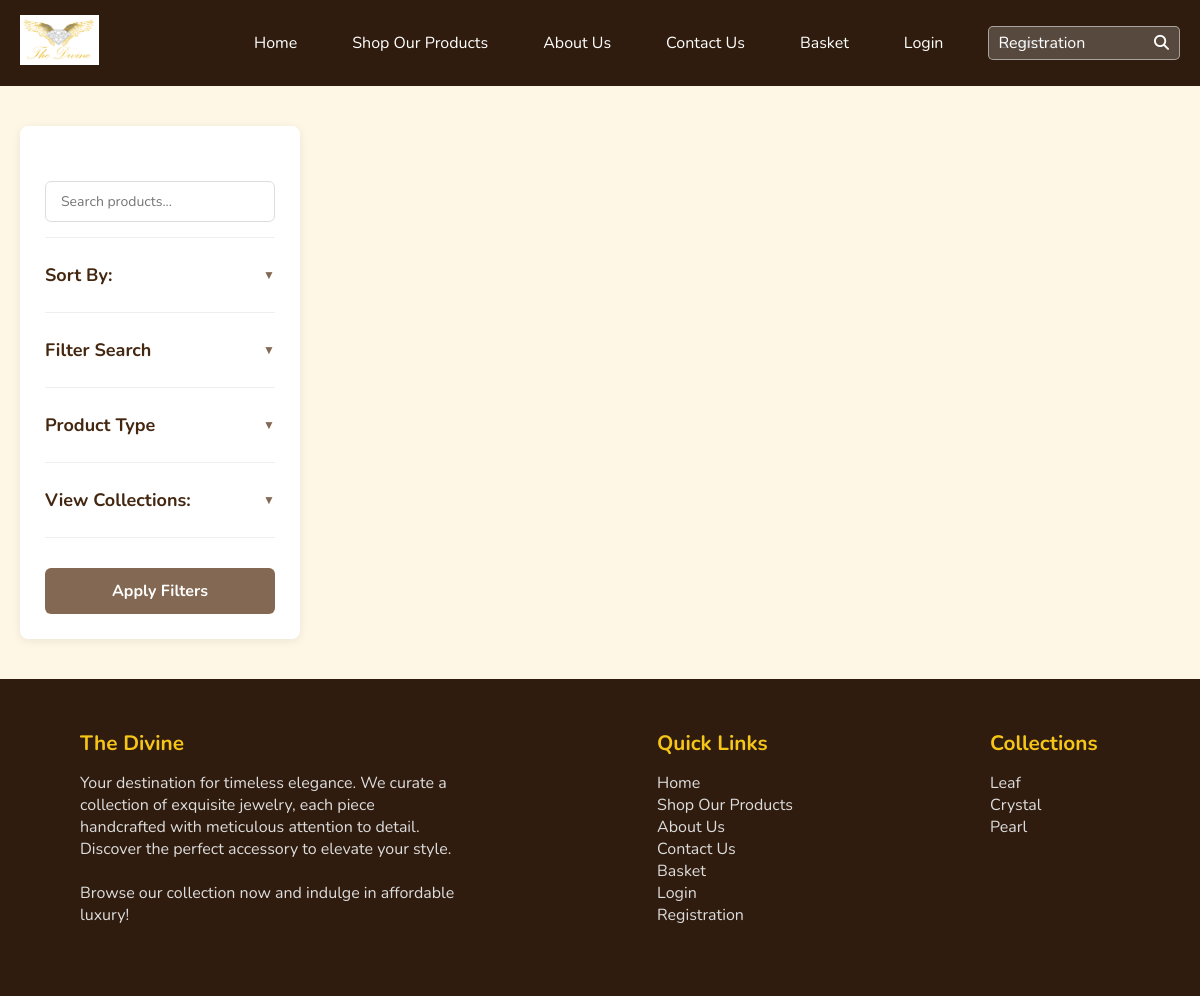
Before: /products/ with the older database file.
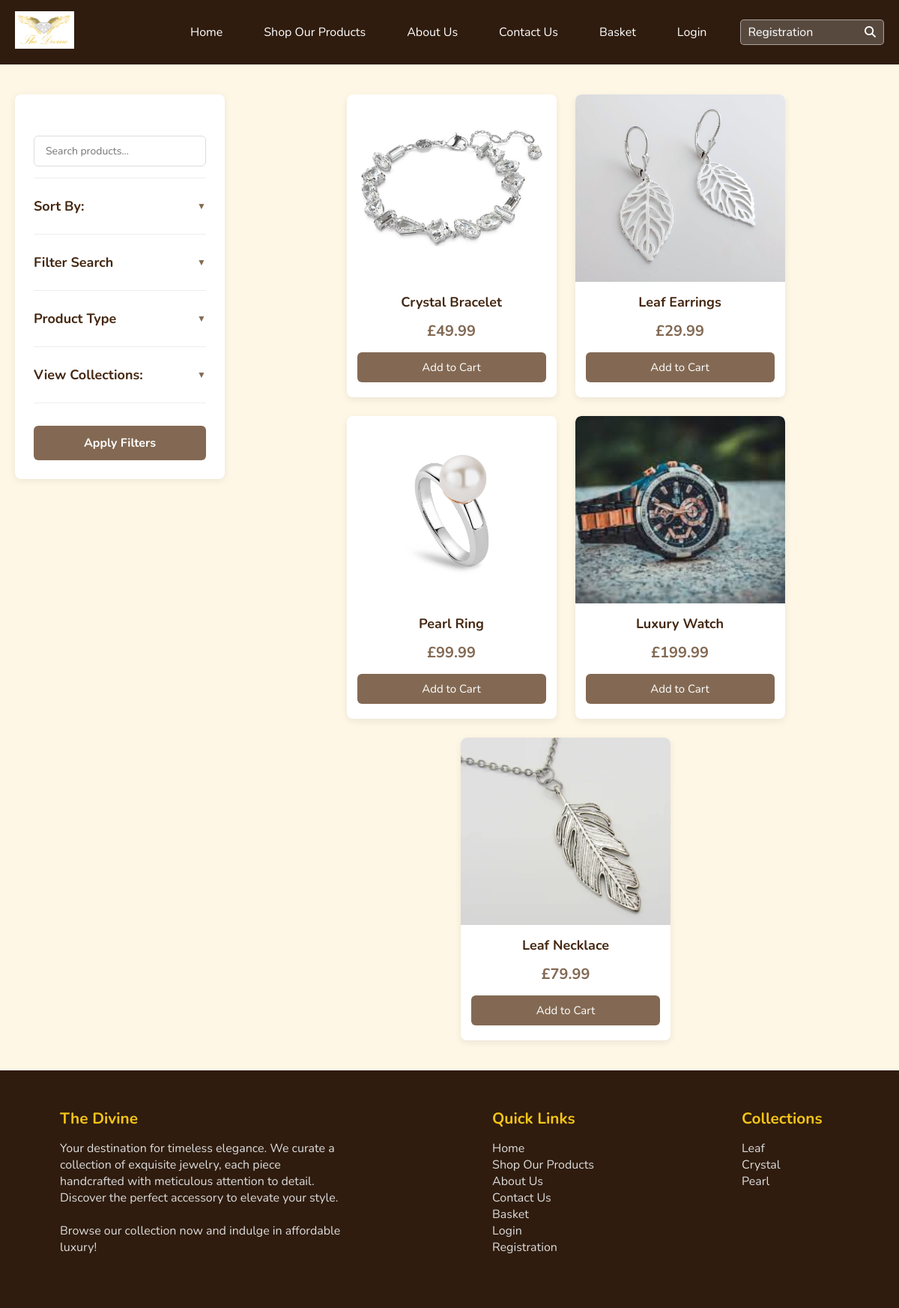
After: the same page with the newer database file.
### app/models.py (models this page shows, shortened)
class Product(db.Model):
    id = db.Column(db.Integer, primary_key=True)
    name = db.Column(db.String(255), nullable=False)
    type = db.Column(db.String(50), nullable=False)  # e.g., "Bracelets", "Earrings"
    price = db.Column(db.Float, nullable=False)
    image_url = db.Column(db.String(255), nullable=False)
    collection = db.Column(db.String(50), nullable=True)  # e.g., "Leaf", "Pearl"
    description = db.Column(db.Text, nullable=False)
    in_stock = db.Column(db.Boolean, default=True)

### app/routes.py (the view)
@routes_bp.route('/products/', defaults={'product_id': None}, methods=['GET'])
@routes_bp.route('/products/<int:product_id>', methods=['GET'])
def products(product_id):
    if product_id is None:
        all_products = Product.query.all()
        return render_template('all_products.html', products=all_products, now=datetime.now())
    product = Product.query.get_or_404(product_id)
    product_reviews = Review.query.filter_by(product_id=product.id).all()
    return render_template('products.html', product=product, reviews=product_reviews)

### app/routes.py (called while the page is built)
@routes_bp.context_processor
def utility_processor():
    return dict(now=datetime.now())

### app/templates/all_products.html (shortened to what this page needs)
{% extends "base.html" %}
{% block extra_css %}
<link rel="stylesheet" href="{{ url_for('static', filename='css/products.css') }}">
{% endblock %}
{% block content %}
<div class="products-container">
    <div class="sidebar">
        <form id="Form">
            <div class="filter-section">
                <div class="filter-header"></div>
                <div class="filter-content show">
                    <div class="search-input">
                        <input type="search" id="Search" name="Search" placeholder="Search products..." value="{{ search_query }}">
                    </div>
                </div>
            </div>
            <div class="filter-section">
                <div class="filter-header" onclick="toggleFilter(this)">
                    <h3>Sort By:</h3>
                    <span class="arrow">▼</span>
                </div>
            </div>
            <div class="filter-section">
                <div class="filter-header" onclick="toggleFilter(this)">
                    <h3>Filter Search</h3>
                    <span class="arrow">▼</span>
                </div>
            </div>
            <div class="filter-section">
                <div class="filter-header" onclick="toggleFilter(this)">
                    <h3>Product Type</h3>
                    <span class="arrow">▼</span>
                </div>
            </div>
            <div class="filter-section">
                <div class="filter-header" onclick="toggleFilter(this)">
                    <h3>View Collections:</h3>
                    <span class="arrow">▼</span>
                </div>
            </div>
        <button type="submit" class="apply-filters-btn">Apply Filters</button>
    </form>
    </div>
    <div id="products-grid">
        {% if search_query and products|length == 0 %}
        <div class="empty-state">
            <div class="empty-icon">🔍</div>
            <h3>No products found for "{{ search_query }}"</h3>
            <p>Try different keywords or browse our collections</p>
        </div>
        {% else %}
            {% for product in products %}
            <div class="Product" data-id="{{ product.id }}" data-type="{{ product.product_type }}" data-collection="{{ product.collection }}">
                <img src="{{ url_for('static', filename=product.image_url) }}" alt="{{ product.name }}">
                <h3>{{ product.name }}</h3>
                <p class="price">£{{ product.price }}</p>
                <button class="add-btn" data-id="{{ product.id }}" data-name="{{ product.name }}" data-price="{{ product.price }}">
                    Add to Cart
                </button>
            </div>
            {% endfor %}
        {% endif %}
    </div>
</div>
{% endblock %}

### app/templates/base.html (shortened to what this page needs)
<!DOCTYPE html>
<html lang="en">
<head>
    <link rel="stylesheet" href="https://cdnjs.cloudflare.com/ajax/libs/font-awesome/6.6.0/css/all.min.css"
 />
    <link rel="stylesheet" href="{{ url_for('static', filename='css/base.css') }}">
    {% block extra_css %}{% endblock %}
</head>
<body data-logged-in="{{ 'true' if current_user.is_authenticated else 'false' }}">
  <nav class="navbar navbar_bg">
    <div class="logo">
      <a href="{{ url_for('routes.home') }}">
        <img src="{{ url_for('static', filename='images/logo.png') }}" alt="The Divine Logo">
      </a>
    </div>
    <ul class="menu">
      <li><a href="{{ url_for('routes.home') }}">Home</a></li>
      <li><a href="{{ url_for('routes.products') }}">Shop Our Products</a></li>
      <li><a href="{{ url_for('routes.about_us') }}">About Us</a></li>
      <li><a href="{{ url_for('routes.contact') }}">Contact Us</a></li>
      <li><a href="{{ url_for('routes.basket') }}">Basket</a></li>
      {% if not current_user.is_authenticated %}
          <li><a href="{{ url_for('routes.login') }}">Login</a></li>
          <li><a href="{{ url_for('routes.register') }}">Registration</a></li>
      {% else %}
          <li><a href="{{ url_for('routes.home') }}">Dashboard</a></li>
          <li><a href="{{ url_for('routes.logout') }}">Logout</a></li>
      {% endif %}
    </ul>
    <div class="right-section">
      <div class="search-bar">
        <form id="searchForm" action="{{ url_for('routes.search_products') }}" method="GET">
          <input type="text" name="query" placeholder="Search..." />
          <button type="submit" style="font-size: 15px;"><i class="fa-solid fa-magnifying-glass"></i></button>
        </form>
      </div>
    </div>
  </nav>
    <main>
        {% block content %}{% endblock %}
    </main>
    <footer class="footer">
        <div class="footer-column large">
            <h3>The Divine</h3>
            <p>Your destination for timeless elegance. We curate a collection of exquisite jewelry, each piece handcrafted
                with meticulous attention to detail. Discover the perfect accessory to elevate your style.
            </p>
            <br>
            <p>Browse our collection now and indulge in affordable luxury!
            </p>
        </div>
        <div class="footer-column small">
            <h3>Quick Links</h3>
            <ul>
                <li><a href="{{ url_for('routes.home') }}">Home</a></li>
                <li><a href="{{ url_for('routes.products') }}">Shop Our Products</a></li>
                <li><a href="{{ url_for('routes.about_us') }}">About Us</a></li>
                <li><a href="{{ url_for('routes.contact') }}">Contact Us</a></li>
                <li><a href="{{ url_for('routes.basket') }}">Basket</a></li>
                <li><a href="{{ url_for('routes.login') }}">Login</a></li>
                <li><a href="{{ url_for('routes.register') }}">Registration</a></li>
            </ul>
        </div>
        <div class="footer-column small">
            <h3>Collections</h3>
            <ul>
                <li><a href="{{ url_for('routes.leafcollection') }}">Leaf</a></li>
                <li><a href="{{ url_for('routes.crystalcollection') }}">Crystal</a></li>
                <li><a href="{{ url_for('routes.pearlcollection') }}">Pearl</a></li>
            </ul>
        </div>
    </footer>
</body>
</html>

### app/static/css/base.css (style rules this page uses)
* { margin: 0; padding: 0; box-sizing: border-box; font-family: "Nunito", sans-serif; }
.navbar { display: flex; justify-content: space-between; align-items: center; width: 100%; padding: 15px 20px; z-index: 1000; background-color: #2f1c0e; transition: background-color 0.3s, backdrop-filter 0.3s; position: relative; }
.navbar_bg { background-color: #2f1c0e; }
.navbar .logo { margin-right: 20px; }
.navbar .logo img { height: 50px; width: auto; }
.right-section { display: flex; align-items: center; gap: 15px; }
.menu { position: absolute; left: 50%; transform: translateX(-50%); display: flex; list-style-type: none; }
.menu li { margin: 0 20px; }
.menu li a { color: #fff; text-decoration: none; font-size: 1em; transition: color 0.3s, transform 0.3s; padding: 5px; }
.navbar ul { display: -webkit-inline-box; list-style-type: none; }
.navbar ul li { margin-left: 25px; }
.navbar ul li a { color: #fff; text-decoration: none; font-size: 1em; transition: color 0.3s, transform 0.3s; padding: 5px; }
.search-bar { display: flex; align-items: center; background-color: rgba(255, 255, 255, 0.2); border: 1px solid rgba(255, 255, 255, 0.5); border-radius: 5px; padding: 5px 10px; transition: background-color 0.3s, border 0.3s; }
.search-bar form { display: flex; align-items: center; }
.search-bar input { border: none; background: transparent; color: #fff; font-size: 1em; outline: none; width: 150px; transition: width 0.3s; }
.search-bar button { background: none; border: none; color: #fff; font-size: 1.2em; cursor: pointer; padding-left: 5px; }
.footer { background-color: #2f1c0e; color: #fff; padding: 40px 70px; display: flex; justify-content: space-between; flex-wrap: wrap; }
.footer-column { padding: 10px; margin-bottom: 20px; }
.footer-column.large { flex: 1 0 0; max-width: 400px; }
.footer-column.small { flex: 0 1 auto; min-width: 150px; }
.footer h3 { font-size: 1.3em; margin-bottom: 15px; color: #f5c518; }
.footer p, .footer ul, .footer li { color: #ddd; font-size: 1em; margin: 0; padding: 0; list-style: none; }
.footer ul { padding: 0; }
.footer a { color: #ddd; text-decoration: none; }

Changed rows visible on the page:
added Product: image_url (picture), name "Crystal Bracelet", price "49.99"
added Product: image_url (picture), name "Leaf Earrings", price "29.99"
added Product: image_url (picture), name "Pearl Ring", price "99.99"
added Product: image_url (picture), name "Luxury Watch", price "199.99"
added Product: image_url (picture), name "Leaf Necklace", price "79.99"
